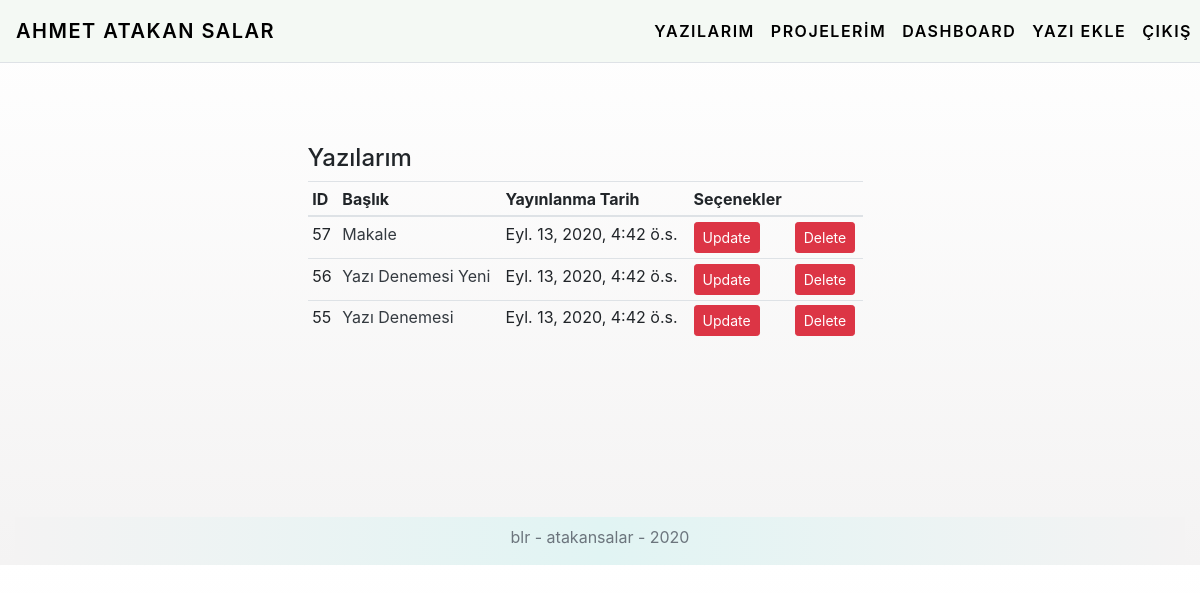
/posts/dashboard/ (signed in), run on the app's committed database.
### post/models.py (models this page shows, shortened)
class Post(models.Model):
    post_author = models.ForeignKey("auth.User", on_delete=models.CASCADE)
    post_title = models.CharField(max_length=50)
    post_content = RichTextField()
    post_date = models.DateTimeField(auto_now_add=True)
    post_image = models.FileField(blank=True, null=True, verbose_name="Resim Ekle:")
    post_tags = models.ManyToManyField(Tag, verbose_name="Add Tag", blank=True)
    slug = models.SlugField(null=False, unique=True)
    class Meta:
        ordering =['-post_date']

### post/views.py (the view)
# urls.py: path('dashboard/', views.dashboard, name='dashboard'),
@login_required(login_url="user:login")
def dashboard(request):
    posts = Post.objects.filter(post_author = request.user)
    context = {
        "posts": posts,
    }
    return render(request, 'dashboard.html', context)

### templates/dashboard.html
{% extends "layout.html" %}
{% block body %}
<div class="row w-100">
  <div class="col-md-6 offset-md-3 align-self-center content-wrapper">
    <h4 class="mt-5">Yazılarım</h4>
    <table class="table table-sm">
      <thead>
        <tr>
            <th scope="col">ID</th>
            <th scope="col">Başlık</th>
            <th scope="col">Yayınlanma Tarih</th>
            <th scope="col">Seçenekler</th>
            <th scope="col"></th>
        </tr>
      </thead>
      <tbody>
        {% for post in posts %}
            <tr>
                <td>
                    {{post.id}}
                </td>
                <td>
                    <a href="{% url 'post:post' post.id %}" class="text-dark">{{post.post_title}}</a>
                </td>
                <td>
                    {{post.post_date}}
                </td>
                <td><a class="btn btn-danger btn-sm" href="{% url 'post:updatePost' post.id %}">Update</a></td>
                <td><a class="btn btn-danger btn-sm" href="{% url 'post:deletePost' post.id %}">Delete</a></td>
            </tr>
        {% endfor %}
      </tbody>
    </table>
  </div>
</div>
{% endblock body %}

### static/style/style.css (style rules this page uses)
body { background-image: linear-gradient(#fff, #f4f3f3); }
.content-wrapper { margin-top: 6rem; margin-bottom: 10rem; }

### data on the page
Post: id "57", post_title "Makale", post_date "Eyl. 13, 2020, 4:42 ö.s."
Post: id "56", post_title "Yazı Denemesi Yeni", post_date "Eyl. 13, 2020, 4:42 ö.s."
Post: id "55", post_title "Yazı Denemesi", post_date "Eyl. 13, 2020, 4:42 ö.s."
